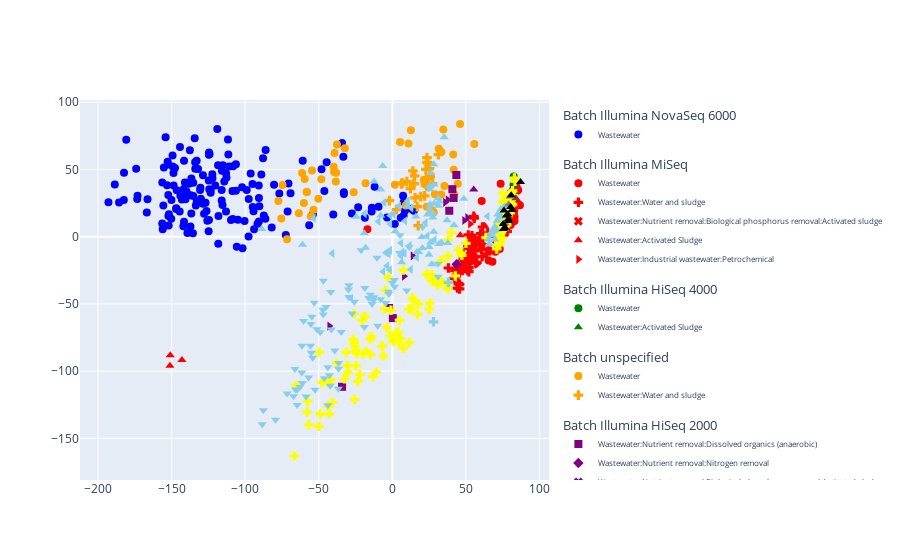

Write notebook code for a chart like this one.
### Code cell
plotPCA(otu_corrected_pd, sample_label="sample", batch_label=batch_label, experiment_label=exp_label)
